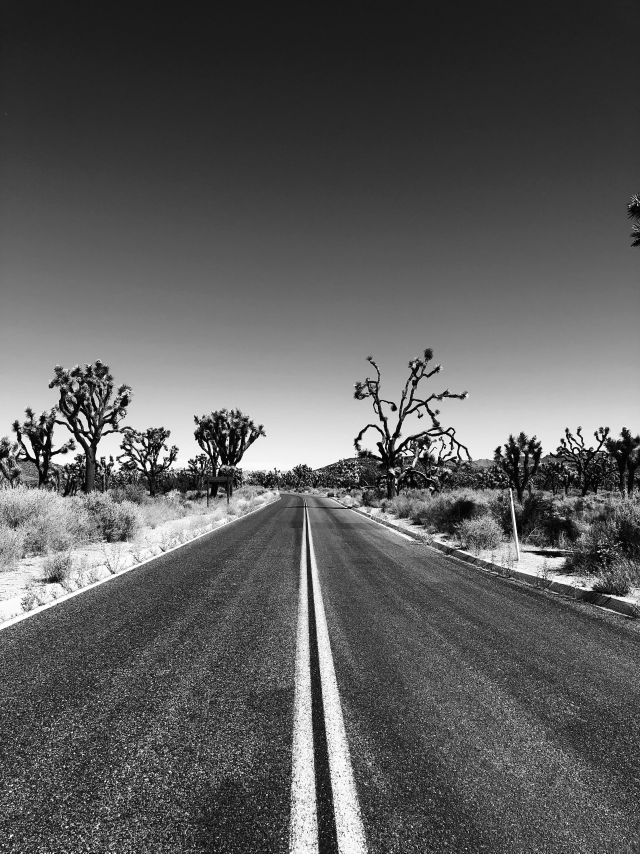
#> input picture Visual/colorizations/gray_to_color/image.jpg, 1920 x 2560 px (shown at 1/3 size)
$ jupyter execute --allow-errors script.ipynb
#> lines starting #> are read from the running program, lines starting #| are printed output that depends on the picture
### Файлы модели
https://drive.google.com/drive/folders/1IGaM7nOk6nQC_a19Ce6v3wy__g7CHDjK

## Необходимые библиотеки

* OpenCV - pip install opencv-python
* Matplotlib - pip install matplotlib
* NumPy - pip install numpy

## Используемые фотографии

### изначально черно белые
* https://unsplash.com/photos/rbPplWrpgcU
* https://unsplash.com/photos/oGSxaXK-dVw
* https://unsplash.com/photos/YE6iUShVcps
* https://unsplash.com/photos/5DJqsjAYlmk
* https://unsplash.com/photos/YE6iUShVcps

### изначально цветные
* https://pixabay.com/photos/flowers-lotus-petals-pond-8144828/
* https://pixabay.com/photos/spider-jumping-spider-arachnid-8158656/
* https://pixabay.com/photos/flower-dahlia-blossom-close-up-8200546/
* https://pixabay.com/photos/girls-children-tulips-red-tulips-739071/

[cell 1]
# Импорт библиотек
import numpy as np
# отрисовка фотографий
import matplotlib.pyplot as plt
# работа с изображениями
import cv2
# создание градиентной карты cmap
from matplotlib.colors import LinearSegmentedColormap

[cell 2]
# Путь у нашему тестовому изображению
image = 'image.jpg'

# Пути для caffemodel, prototxt, и numpy файлов

# Состоит из различных параметров, определяющих сеть, а также помогает в развертывании модели Caffe.
prototxt = "model/colorization_deploy_v2.prototxt"
# предварительно обученная модель, хранящаяся в формате платформы Caffe, которую можно использовать для прогнозирования новых невидимых данных
caffe_model = "model/colorization_release_v2.caffemodel"
# файл NumPy, в котором хранятся центральные точки кластера в формате NumPy. Он состоит из 313 ядер кластера.
pts_npy = "model/pts_in_hull.npy"

# Загрузка модели
#> (the rest of this cell did not finish here and is left out)

#> (a cell that did not finish here is left out)

[cell 4]
def image_reading(image):
#> called with image = 'image.jpg'
    test_image = cv2.imread(image)
#> test_image is the input picture: shape (2560, 1920, 3); min 0, max 255, mean 92.3
    # # Convert image into gray scale
    test_image = cv2.cvtColor(test_image, cv2.COLOR_BGR2GRAY)
#> test_image: shape (2560, 1920)
    # Convert image from gray scale to RGB format
    test_image = cv2.cvtColor(test_image, cv2.COLOR_GRAY2RGB)
    # Check image using matplotlib
    plt.imshow(test_image)
    plt.axis('off')
    plt.show()
    return test_image

test_image = image_reading(image)

[cell 5]
def l_layer_getting(test_image, X = 224, Y = 224, l_shift = 50):
    # Нормализуем изображение
#> called with X = 224, Y = 224, l_shift = 50
    normalized = test_image.astype("float32") / 255.0
    # Конвертируем RGB в LAB формат
    lab_image = cv2.cvtColor(normalized, cv2.COLOR_RGB2LAB)
#> lab_image: shape (2560, 1920, 3) float32; mean of channels 0, 1, 2 37.7, 0, 0
    resized = cv2.resize(lab_image, (X, Y))
#> resized: shape (224, 224, 3) float32; mean of channels 0, 1, 2 37.8, 0, 0
    L = cv2.split(resized)[0]
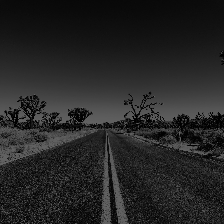
#> L: shape (224, 224) float32; min 0.126, max 100, mean 37.8
    L -= l_shift
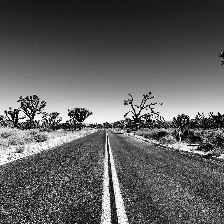
#> L: shape (224, 224) float32; min -49.87, max 50, mean -12.2; drawn with min black and max white
    return L , lab_image
L, lab_image = l_layer_getting(test_image=test_image)

[cell 6]
def color_predict(L, test_image):
    # Предсказываем a и b цветовые каналы
    # Передаем в модель L канал из LAB изображения
    net.setInput(cv2.dnn.blobFromImage(L))
    # Получаем 'a' и 'b'
    ab = net.forward()[0, :, :, :].transpose((1, 2, 0))
    # Изменяем размер назад к оригинальному
    ab = cv2.resize(ab, (test_image.shape[1], test_image.shape[0]))
    return ab
#> (the rest of this cell did not finish here and is left out)

[cell 7]
# Создаем градиентные карты для графиков

# Для а канала (красно-зеленого)
color_a = [
    (0, 0.5, 0),    # Зеленый
    (1.0, 1.0, 1.0), # Белый
    (1, 0, 0),   # Красный
]
# Для b канала (сине-желтого)
color_b = [
    (0, 0, 1),    # Синий
    (1.0, 1.0, 1.0), # Белый
    (1, 1, 0),   # Желтый
]
cmap_a = LinearSegmentedColormap.from_list("CustomCmap", color_a)
cmap_b = LinearSegmentedColormap.from_list("CustomCmap", color_b)

color_maps = [cmap_a, cmap_b]

[cell 8]
# [65 lines left out: function graph_builder, not called in this run]

#> (the rest of this cell did not finish here and is left out)

    # 1 - ый
    # resized = cv2.resize(lab_image, (224*8, 224*8))
    # 2 - ой
    # resized = cv2.resize(lab_image, (224, 112))
    # 3 - ий
    # resized = cv2.resize(lab_image, (224*2, 224*2))
    # 4 - ый L - 60
    # resized = cv2.resize(lab_image, (224 * 16, 224 * 16 ))
    # 5 - ый
    # resized = cv2.resize(lab_image, (224, 224))
    # 6 - ой
    # resized = cv2.resize(lab_image, (112, 112))
    # 7 - ой
    # resized = cv2.resize(lab_image, (224, 224))
    # 8 - ый  L -40
    # resized = cv2.resize(lab_image, (224, 224))
    # 9 - ый  L -55
    # resized = cv2.resize(lab_image, (224 * 6, 224 * 4))


[cell 9]
def gray_to_color(path, color_maps, X = 224, Y = 224, l_shift = 50):
    # черно белое изображение
    test_image = image_reading(path)
#> call 2 of image_reading, with image = 'image_9.jpg'
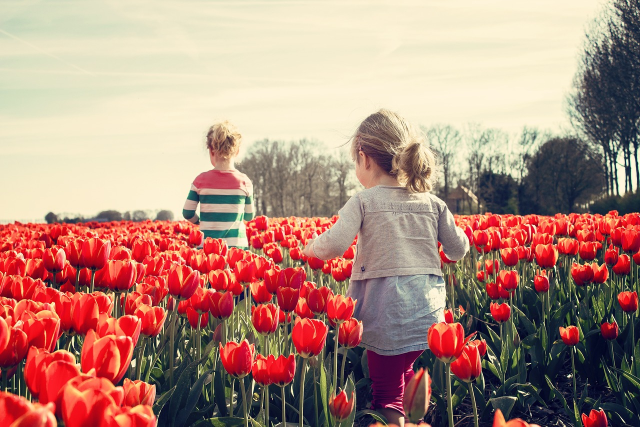
#> input picture Visual/colorizations/gray_to_color/image_9.jpg, 1280 x 853 px (shown at 1/2 size)
#> in image_reading, test_image is the input picture: shape (853, 1280, 3); mean B, G, R 124.5, 137.4, 176.3
#> in image_reading (call 2), `test_image = cv2.cvtColor(test_image, cv2.COLOR_BGR2GRAY)`:
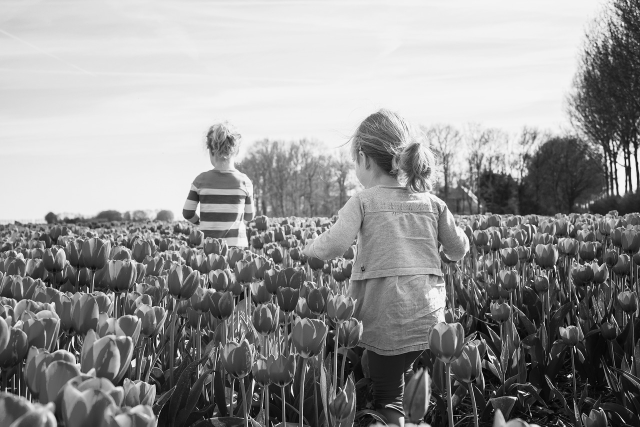
#> test_image: shape (853, 1280) (shown at 1/2 size); min 0, max 254, mean 147.5
    # получаем L слой
    L, lab_image = l_layer_getting(test_image=test_image, X=X, Y=Y, l_shift=l_shift)
#> call 2 of l_layer_getting, with X = 896, Y = 896, l_shift = 55
#> in l_layer_getting (call 2), `lab_image = cv2.cvtColor(normalized, cv2.COLOR_RGB2LAB)`: lab_image: shape (853, 1280, 3) float32; mean of channels 0, 1, 2 59.3, 0, 0
#> in l_layer_getting (call 2), `resized = cv2.resize(lab_image, (X, Y))`: resized: shape (896, 896, 3) float32; mean of channels 0, 1, 2 59.3, 0, 0
#> in l_layer_getting (call 2), `L = cv2.split(resized)[0]`:
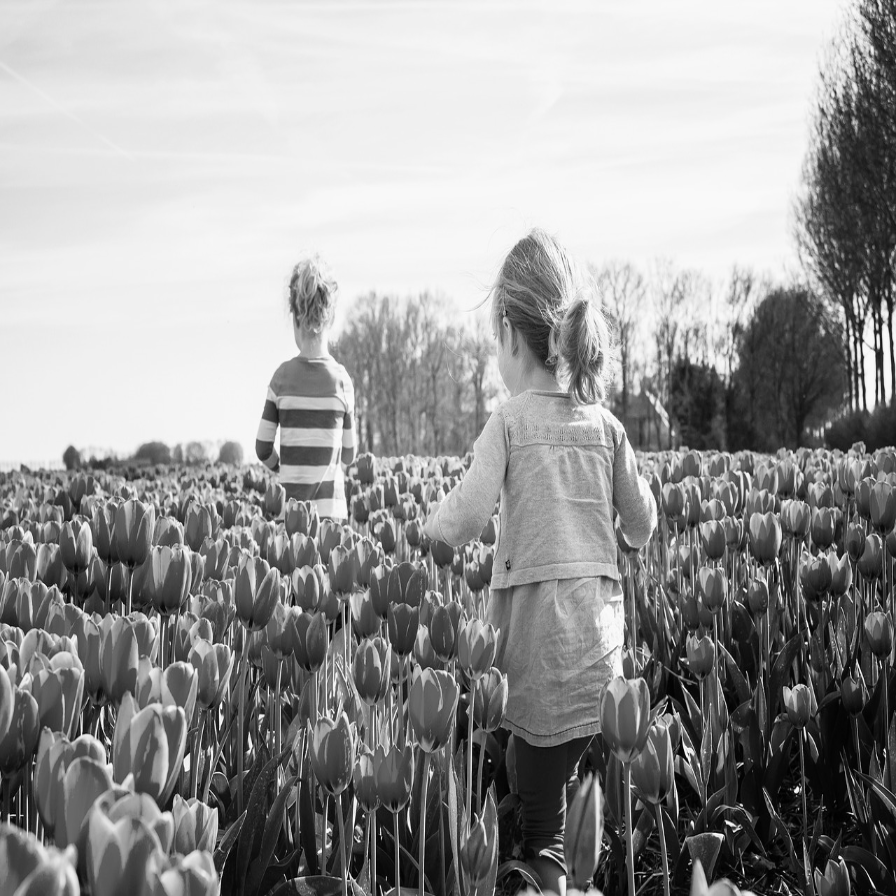
#> L: shape (896, 896) float32; min 0.728, max 98.64, mean 59.3; drawn with min black and max white
    # предсказываем a b слои
    ab = color_predict(L, test_image)
    # отрисовываем
    graph_builder(lab_image, ab, path, color_maps, test_image)

#> (a cell that did not finish here is left out)

#> (a cell that did not finish here is left out)

#> call 3 of image_reading, with image = 'image_4.jpg'
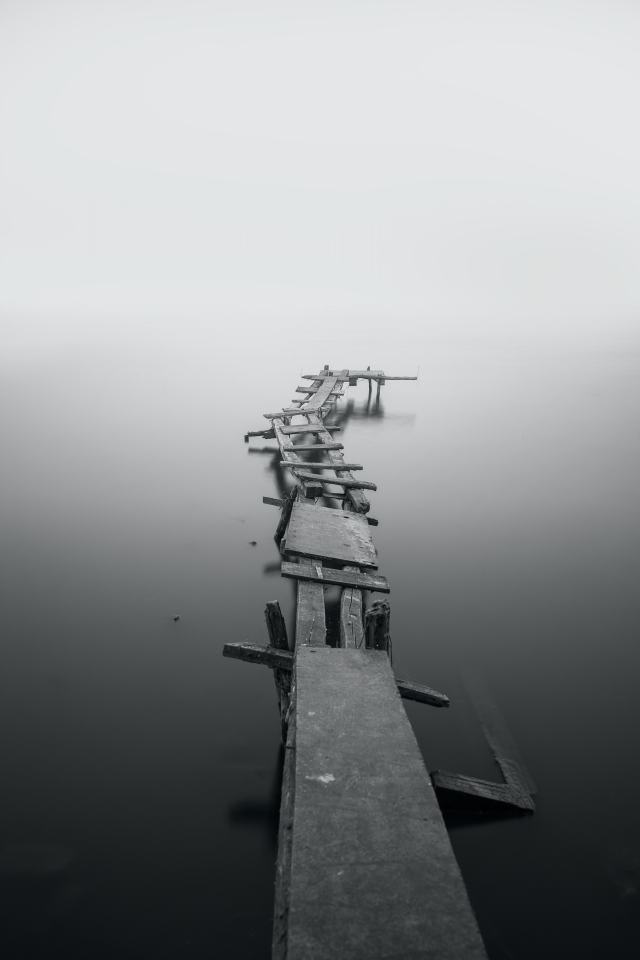
#> input picture Visual/colorizations/gray_to_color/image_4.jpg, 1920 x 2880 px (shown at 1/3 size)
#> in image_reading, test_image is the input picture: shape (2880, 1920, 3); mean B, G, R 147, 145.4, 142.9
#> call 3 of l_layer_getting, with X = 224, Y = 224, l_shift = 50
#> in l_layer_getting (call 3), `lab_image = cv2.cvtColor(normalized, cv2.COLOR_RGB2LAB)`: lab_image: shape (2880, 1920, 3) float32; mean of channels 0, 1, 2 57.6, 0, 0
#> in l_layer_getting (call 3), `resized = cv2.resize(lab_image, (X, Y))`: resized: shape (224, 224, 3) float32; mean of channels 0, 1, 2 58.3, 0, 0
#> in l_layer_getting (call 3), `L = cv2.split(resized)[0]`:
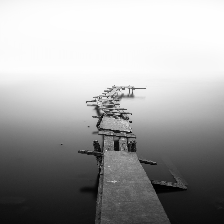
#> L: shape (224, 224) float32; min 0.0196, max 91.5, mean 58.3; drawn with min black and max white
